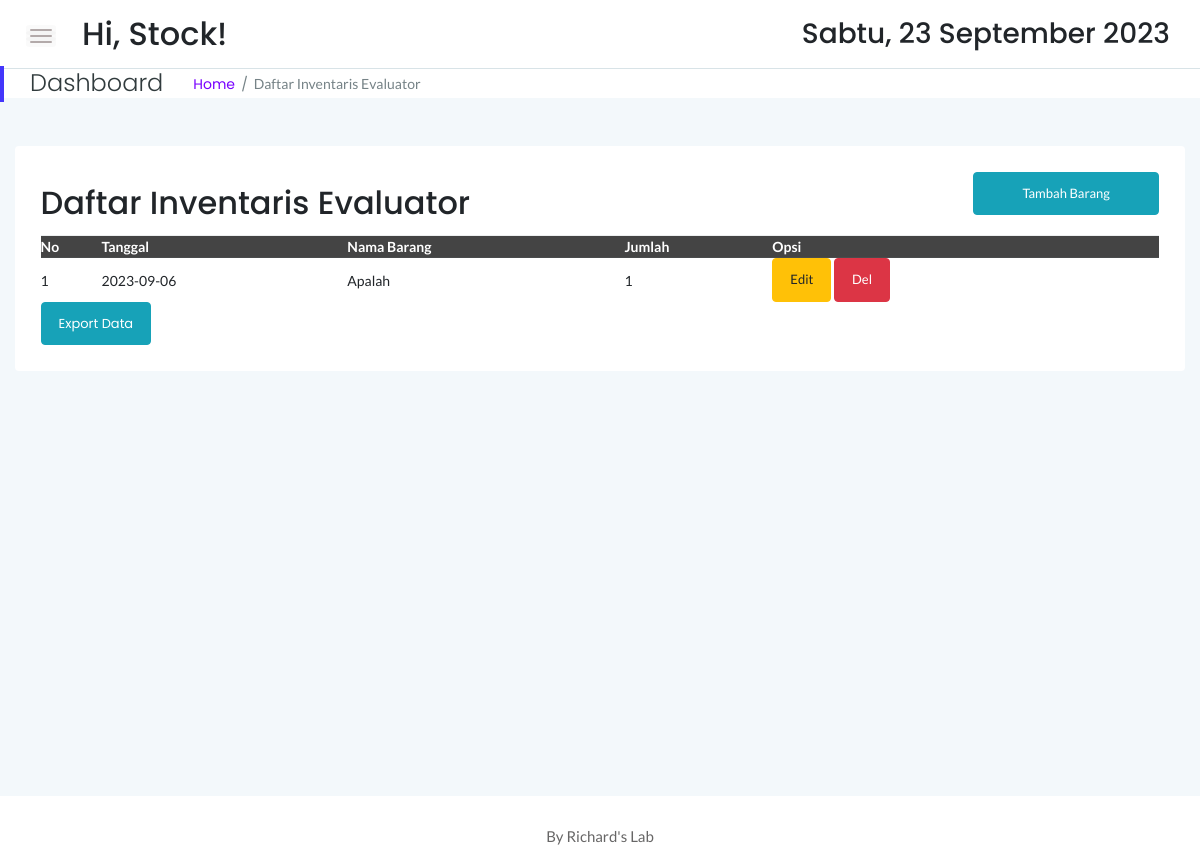
The app's page /stock/eva_inven.php (signed in) with its own data.
### tables this page shows
CREATE TABLE `eva_inven` (
  `idx` int(11) NOT NULL,
  `tanggal` date NOT NULL,
  `kode` int(50) NOT NULL,
  `nama` varchar(50) NOT NULL,
  `jumlah` int(50) NOT NULL
);

### stock/eva_inven.php (the view, shortened to what this page needs)
<!doctype html>
<html class="no-js" lang="en">
<?php
    include '../dbconnect.php';
	?>
<head>
    <link rel="stylesheet" href="assets/css/bootstrap.min.css">
    <link rel="stylesheet" href="assets/css/font-awesome.min.css">
    <link rel="stylesheet" href="assets/css/themify-icons.css">
    <link rel="stylesheet" href="assets/css/metisMenu.css">
    <link rel="stylesheet" href="assets/css/owl.carousel.min.css">
    <link rel="stylesheet" href="assets/css/slicknav.min.css">
    <link rel="stylesheet" href="https://www.amcharts.com/lib/3/plugins/export/export.css" type="text/css" media="all" />
	<link rel="stylesheet" type="text/css" href="https://cdn.datatables.net/1.10.19/css/jquery.dataTables.min.css">
    <link rel="stylesheet" type="text/css" href="https://cdn.datatables.net/1.10.19/css/jquery.dataTables.css">
    <link rel="stylesheet" type="text/css" href="https://cdn.datatables.net/1.10.18/css/dataTables.bootstrap4.min.css">
    <link rel="stylesheet" type="text/css" href="https://cdn.datatables.net/responsive/2.2.3/css/responsive.bootstrap.min.css">
    <link rel="stylesheet" type="text/css" href="https://cdn.datatables.net/responsive/2.2.3/css/responsive.jqueryui.min.css">
	<link rel="stylesheet" type="text/css" href="https://cdn.datatables.net/buttons/1.5.2/css/buttons.dataTables.min.css">
    <link rel="stylesheet" href="assets/css/typography.css">
    <link rel="stylesheet" href="assets/css/default-css.css">
    <link rel="stylesheet" href="assets/css/styles.css">
    <link rel="stylesheet" href="assets/css/responsive.css">
</head>
<body>
    <div class="page-container">
        <div class="main-content">
            <div class="header-area">
                <div class="row align-items-center">
                    <div class="col-md-6 col-sm-8 clearfix">
                        <div class="nav-btn pull-left">
                            <span></span>
                            <span></span>
                            <span></span>
                        </div>
                        <div class="search-box pull-left">
                            <form action="#">
                                <h2>Hi, <?=$_SESSION['user'];?>!</h2>
                            </form>
                        </div>
                    </div>
                    <div class="col-md-6 col-sm-4 clearfix">
                        <ul class="notification-area pull-right">
                            <li><h3><div class="date">
						</b></div></h3>
						</li>
                        </ul>
                    </div>
                </div>
            </div>
            <div class="page-title-area">
                <div class="row align-items-center">
                    <div class="col-sm-6">
                        <div class="breadcrumbs-area clearfix">
                            <h4 class="page-title pull-left">Dashboard</h4>
                            <ul class="breadcrumbs pull-left">
                                <li><a href="index.php">Home</a></li>
                                <li><span>Daftar Inventaris Evaluator</span></li>
                            </ul>
                        </div>
                    </div>
                    <div class="col-sm-6 clearfix">
                    </div>
                </div>
            </div>
            <div class="main-content-inner">
                <div class="row mt-5 mb-5">
                    <div class="col-12">
                        <div class="card">
                            <div class="card-body">
                                <div class="d-sm-flex justify-content-between align-items-center">
									<h2>Daftar Inventaris Evaluator</h2>
									<button style="margin-bottom:20px" data-toggle="modal" data-target="#myModal" class="btn btn-info col-md-2"><span class="glyphicon glyphicon-plus"></span>Tambah Barang</button>
                                </div>
                                    <div class="data-tables datatable-dark">
										 <table id="dataTable3" class="display" style="width:100%"><thead class="thead-dark">
											<tr>
												<th>No</th>
                                                <th>Tanggal</th>
												<th>Nama Barang</th>
												<th>Jumlah</th>
                                                <th>Opsi</th>
											</tr></thead><tbody>
											<?php
											$brgs=mysqli_query($conn,"SELECT * from eva_inven order by idx ASC");
											$no=1;
											while($p=mysqli_fetch_array($brgs)){
                                                $idb = $p['idx'];
												?>
												<tr>
													<td><?php echo $no++ ?></td>
                                                    <td><?php echo $p['tanggal'] ?></td>
													<td><?php echo $p['nama'] ?></td>
													<td><?php echo $p['jumlah'] ?></td>
                                                    <td><button data-toggle="modal" data-target="#edit<?=$idb;?>" class="btn btn-warning">Edit</button> <button data-toggle="modal" data-target="#del<?=$idb;?>" class="btn btn-danger">Del</button></td>
												</tr>
												<?php
											}
											?>
										</tbody>
										</table>
                                    </div>
									<a href="exportevainven.php" target="_blank" class="btn btn-info">Export Data</a>
                                </div>
                            </div>
                        </div>
                    </div>
                </div>
            </div>
        </div>
        <footer>
            <div class="footer-area">
                <p>By Richard's Lab</p>
            </div>
        </footer>
</body>
</html>

### stock/assets/css/typography.css (style rules this page uses)
body { font-size: 14px; font-family: 'Lato', sans-serif; }
h1, h2, h3, h4, h5, h6 { margin: 0; font-family: 'Poppins', sans-serif; }
p { font-family: 'Lato', sans-serif; font-size: 15px; line-height: 26px; color: #444; margin-bottom: 0; }
a, a:visited { text-decoration: none; transition: all 0.3s ease-in-out; -webkit-transition: all 0.3s ease-in-out; -moz-transition: all 0.3s ease-in-out; -o-transition: all 0.3s ease-in-out; outline: 0; font-family: 'Poppins', sans-serif; }
ul, ol { margin-bottom: 0px; margin-top: 0px; padding: 0; }
ul { margin: 0; list-style-type: none; }
button { cursor: pointer; outline: none!important; letter-spacing: 0; }

### stock/assets/css/default-css.css (style rules this page uses)
* { margin: 0; padding: 0; box-sizing: border-box; }
*, *:before, *:after { -moz-box-sizing: border-box; -webkit-box-sizing: border-box; box-sizing: border-box; }
html { -webkit-font-smoothing: antialiased; }
body { background: #fff; font-weight: normal; -webkit-font-smoothing: antialiased; -webkit-text-size-adjust: 100%; }
:root { --primary-color: #4336FB; }

### stock/assets/css/styles.css (style rules this page uses)
.page-container { width: 100%; height: 100%; min-height: 100vh; padding-left: 280px; -webkit-transition: padding-left 0.3s ease 0s; transition: padding-left 0.3s ease 0s; }
.card { border: none; border-radius: 4px; background-color: #fff; -webkit-transition: all 0.3s ease 0s; transition: all 0.3s ease 0s; }
.card-body { padding: 25.6px; padding: 1.6rem; }
.main-content { width: 100%; background: #F3F8FB; }
.main-content-inner { padding: 0 30px 50px; }
.header-area { padding: 15px 30px; background: #fff; border-bottom: 1px solid #d8e3e7; }
.nav-btn { margin-right: 30px; margin-top: 10px; cursor: pointer; }
.nav-btn span { display: block; width: 22px; height: 2px; background: #b3aaaa; margin: 4px 0; border-radius: 15px; -webkit-transition: all 0.3s ease 0s; transition: all 0.3s ease 0s; box-shadow: 0 0 0 4px rgba(99, 96, 96, 0.03); }
.search-box form { position: relative; }
.notification-area { -webkit-user-select: none; -moz-user-select: none; -ms-user-select: none; user-select: none; position: relative; z-index: 1; }
.notification-area li { display: inline-block; margin-left: 20px; cursor: pointer; -webkit-user-select: none; -moz-user-select: none; -ms-user-select: none; user-select: none; }
.page-title-area { padding: 0 30px; background: #fff; position: relative; }
.page-title-area:before { content: ''; position: absolute; left: 0; top: 50%; width: 4px; height: 36px; background: var(--primary-color); -webkit-transform: translateY(-50%); transform: translateY(-50%); }
.page-title { font-size: 24px; font-weight: 300; color: #313b3d; letter-spacing: 0; margin-right: 30px; }
ul.breadcrumbs { margin-top: 4px; }
.breadcrumbs li { display: inline-block; }
.breadcrumbs li a, .breadcrumbs li span { display: block; font-size: 14px; font-weight: 400; color: #7801ff; letter-spacing: 0; margin-right: 16px; position: relative; }
.breadcrumbs li a:before { content: '/'; color: #768387; position: absolute; right: -13px; top: 0; }
.breadcrumbs li span { margin-right: 0; color: #768387; text-transform: capitalize; }
.footer-area { text-align: center; padding: 23px 0 19px; background: #fff; }
.footer-area p { color: #676666; margin-bottom: 0; }
.btn { padding: 11px 17px; font-size: 13px; letter-spacing: 0; }
table tr th { border-bottom: none; }
table tr th, table tr td { border-top: 1px solid rgba(120, 130, 140, 0.13) !important; }
.datatable-dark thead { background: #444; color: #fff; }

### stock/assets/css/responsive.css (style rules this page uses)
@media (min-width: 1200px) and (max-width: 1364px) { .main-content-inner { padding: 0 15px 50px; } }
@media (min-width: 1200px) and (max-width: 1364px) { .page-container, .sbar_collapsed.page-container { padding-left: 0; } }

### records on screen
eva_inven: tanggal "2023-09-06", nama "Apalah", jumlah "1"

### other values on screen
$_SESSION['user'] "Stock"
